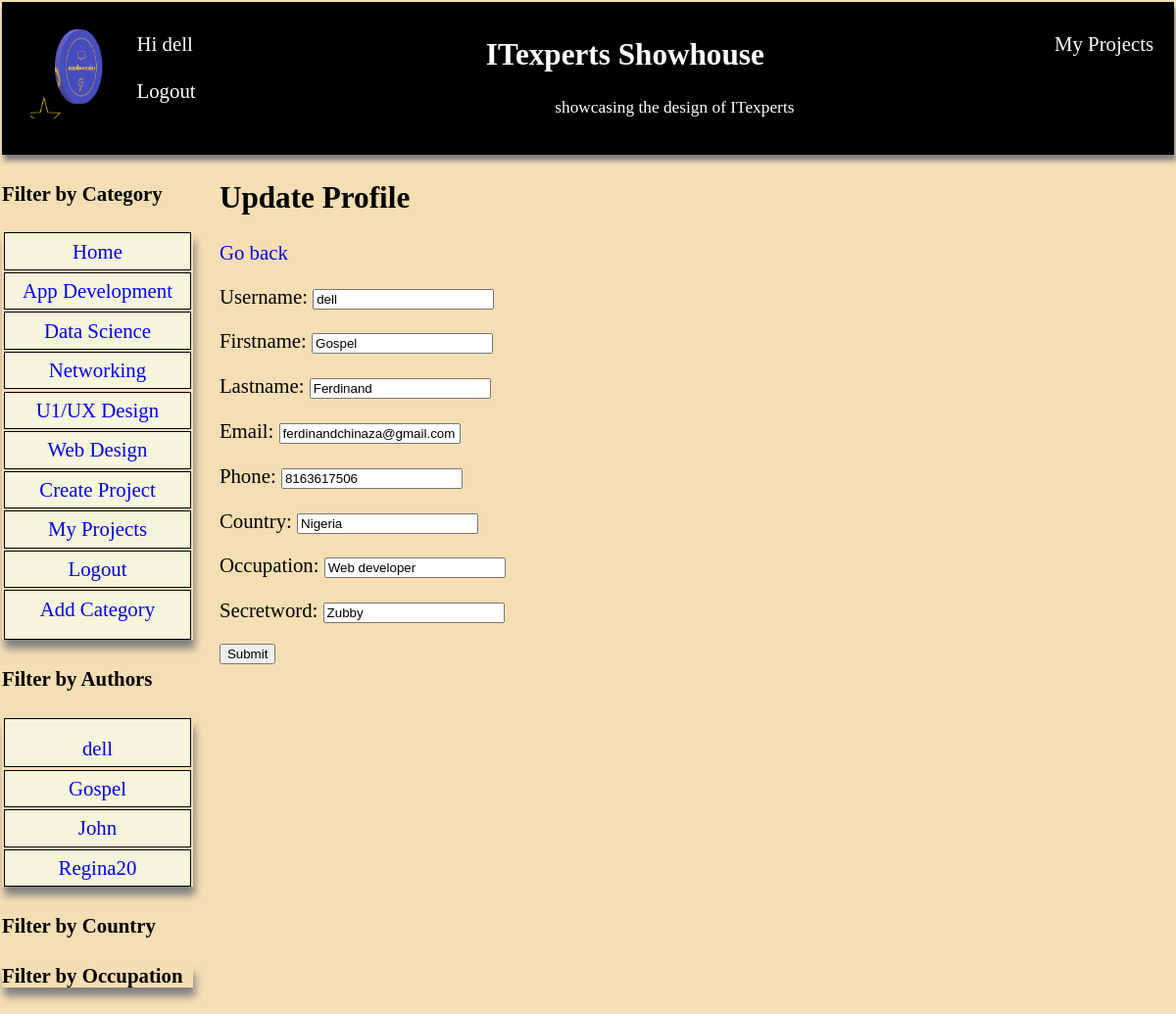
The page /update-profile/1 (signed in) on the database its author committed.
### core/models.py (models this page shows, shortened)
class Category(models.Model):
    name = models.CharField(max_length=200, unique=True, null=True, blank=True)
    slug = models.SlugField(max_length=200, unique=True)
    class Meta:
        ordering = ['name']
        verbose_name = 'category'
        verbose_name_plural = 'categories'

class AuthorProfile(models.Model):
    user =models.ForeignKey(User, on_delete=models.CASCADE, null= True, blank = True, default=User)
    username = models.CharField(max_length=200)
    firstname = models.CharField(max_length=200)
    lastname =models.CharField(max_length=200)
    email = models.EmailField(max_length=200)
    phone = models.IntegerField()
    country = models.CharField(max_length=200)
    occupation = models.CharField(max_length=200,null = True)
    secretword = models.CharField(max_length=200)

### core/views.py (the view, shortened to what this page needs)
# urls.py: path('update-profile/<int:pk>', views.Updateprofile.as_view(), name ='updateprofile'),
class Updateprofile(LoginRequiredMixin,  UpdateView):
    model = AuthorProfile
    template_name = 'createprofile.html'
    fields =   ['username','firstname', 'lastname','email', 'phone', 'country', 'occupation', 'secretword']
    def get_context_data(self, **kwargs):
        context = super().get_context_data(**kwargs)
        context['categories'] = Category.objects.all()
        context['users'] = User.objects.all()
        return context

### core/templates/createprofile.html (shortened to what this page needs)
{% extends 'base.html' %}
{% block content %}
<h1> Update Profile </h1>
<a href = "{% url 'author' %}"> Go back </a>
<form method='POST'>
<div>
{{ form.as_p }}
</div>
<input type ='submit' value ='Submit'/>
</form>
{% endblock %}

### core/templates/base.html (shortened to what this page needs)
<head>
</head>
<body style ='margin: 0em; padding: 0.1em; font-size: 1.3em; ' >
    <header style= 'box-shadow: 2px 6px 5px grey;margin: 0em; padding-left: 1em; padding-right: 1em; padding-top: 0.5em; height: 7em;
    background: black; color: white;'>
    <img style="float: left; margin: 0.4em; width: 100px; height: 100px;" src ="media/media/Untitled.png">
    {% if request.user.is_authenticated %}
<p style='float:left;' >Hi <a style ='color: white;' href='{% url "author" %}'>{{request.user}}</a><br><br>
 <a style='color: white;' href='{% url "logout" %}'>Logout </a></p>
 <p><a style='color: white; float: right;' href='{% url "author" %}'>My Projects </a><p>
    {% else %}
    <p style ='float: right;'><a href='{% url "login" %}' >Login </a></p>
    {% endif %}
        <h2 style='text-align: center'><a style='color: white;' href='{% url "home" %}'>ITexperts Showhouse</a></h2>
<p style='text-align: center'> <small>showcasing the design of ITexperts </small></p>
    </header>
<div class ='cover'>
<nav>
    <h4> Filter by Category </h4>
    <ul class='nav' style='list-style-type : none; padding: 0; margin-left: 0em;'>
        <li><a href="{% url 'home' %}" > Home</a></li>
        {%  if categories %}
        {% for category in categories %}
<li><a href="{% url 'category' category.slug %}"> {{category.name}}</a></li>
{% endfor %}
{% endif %}
        <li><a href="{% url 'create' %}" > Create Project</a></li>
        {% if request.user.is_authenticated %}
        <li><a href="{% url 'author' %}" > My Projects</a></li>
        {% endif %}
        <li><a href="{% url 'logout' %}" > Logout</a></li>
        {% if request.user.is_superuser %}
        <li> <a href ="{% url 'createcate' %}"> Add  Category <a></li>
            {% endif %}
        </ul>
<h4> Filter by Authors </h4>
<ul class='nav' style='list-style-type : none; padding: 0; margin-left: 0em;' >
    {% for author in users %}
    <li><a  href ='{% url "allposts"  author.pk %} '> {{author.username}}</a></li>
    {% endfor %}
</ul>
<h4> Filter by Country </h4>
<ul class='nav' style='list-style-type : none; padding: 0; margin-left: 0em;' >
    <h4> Filter by Occupation </h4>
</nav>
<section style='padding-right: 0.5em'>
{% block content %}
{% endblock %}
</section>
</div>

### core/templates/base.html (style rules this page uses)
body { background: wheat; }
.nav { box-shadow: 2px 9px 8px grey; }
.nav li { background: beige; margin: 0.1em; text-align: center; border: 1px solid black; }
a { text-decoration: none; }
.nav li a { padding: 0.3em; display: block; }
.cover { display: grid; grid-template-columns: 2fr 10fr; grid-gap: 1.3em; }

### rows shown on the page
Category: name "App Development"
Category: name "Data Science"
Category: name "Networking"
Category: name "U1/UX Design"
Category: name "Web Design"
AuthorProfile: username "dell", firstname "Gospel", lastname "Ferdinand", email "ferdinandchinaza@gmail.com", phone "8163617506", country "Nigeria", occupation "Web developer", secretword "Zubby"

### other values the page prints
{{ request.user }} "dell"
{{ author.username }} "dell"
{{ author.username }} "Gospel"
{{ author.username }} "John"
{{ author.username }} "Regina20"
